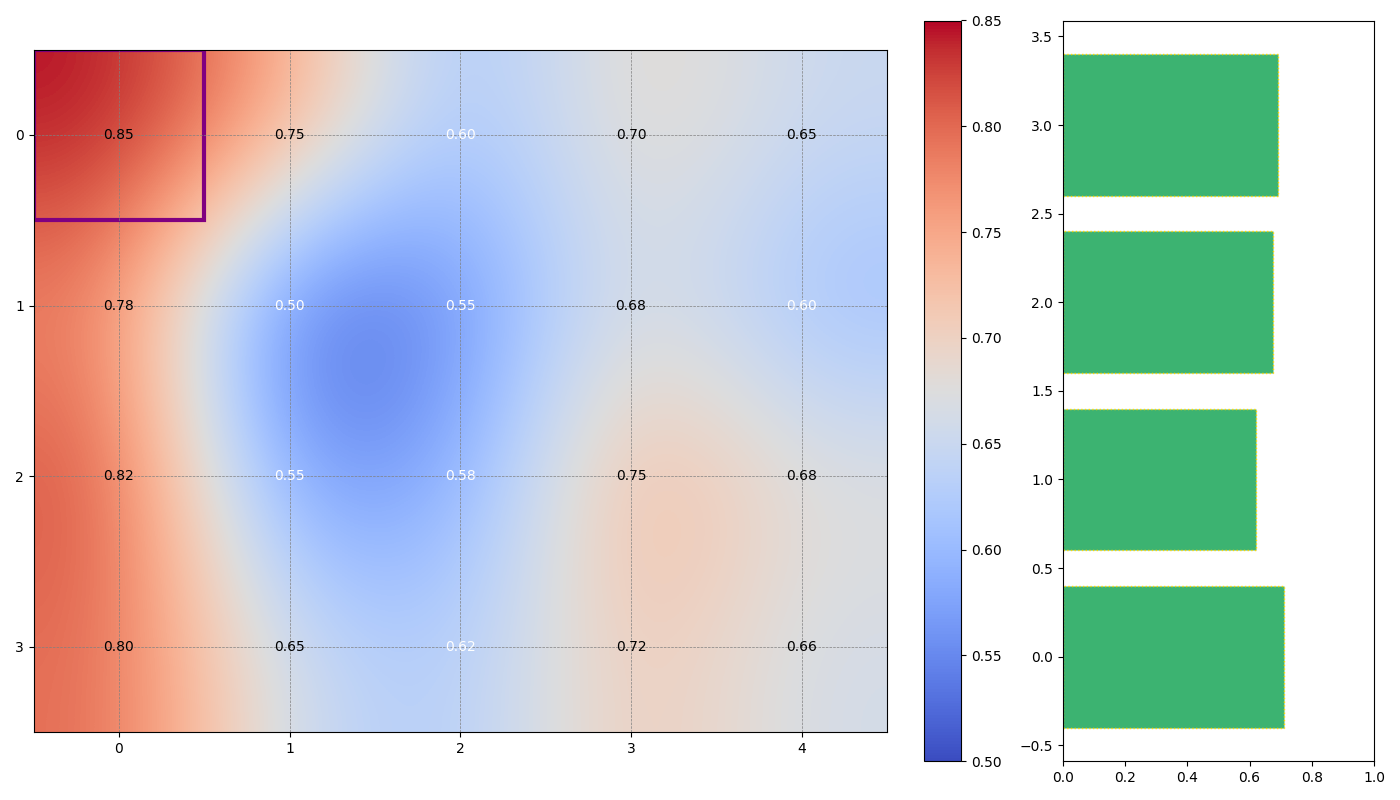

This figure's Python source:
import matplotlib.pyplot as plt
import numpy as np
import matplotlib.patches as mpatches

biodiversity_data = np.array([
    [0.85, 0.75, 0.60, 0.70, 0.65],
    [0.78, 0.50, 0.55, 0.68, 0.60],
    [0.82, 0.55, 0.58, 0.75, 0.68],
    [0.80, 0.65, 0.62, 0.72, 0.66]
])

region_avg = biodiversity_data.mean(axis=1)

fig, (ax1, ax2) = plt.subplots(1, 2, figsize=(14, 8), gridspec_kw={'width_ratios': [3, 1]})

cax = ax1.imshow(biodiversity_data, cmap='coolwarm', aspect='equal', interpolation='bicubic')
fig.colorbar(cax, ax=ax1, fraction=0.046, pad=0.04)

ax1.set_xticks(np.arange(biodiversity_data.shape[1]))
ax1.set_yticks(np.arange(biodiversity_data.shape[0]))

# Annotating cells
for i in range(biodiversity_data.shape[0]):
    for j in range(biodiversity_data.shape[1]):
        value = biodiversity_data[i, j]
        color = 'white' if value < 0.65 else 'black'
        ax1.text(j, i, f'{value:.2f}', ha='center', va='center', color=color)

ax2.barh(np.arange(biodiversity_data.shape[0]), region_avg, color='mediumseagreen', edgecolor='gold', linestyle=':')
ax2.set_xlim(0, 1)

highlight_index = np.argmax(biodiversity_data)
highlight_x, highlight_y = np.unravel_index(highlight_index, biodiversity_data.shape)
highlight_patch = mpatches.Rectangle((highlight_y-0.5, highlight_x-0.5), 1, 1, fill=False, edgecolor='purple', linewidth=3, linestyle='-')
ax1.add_patch(highlight_patch)

ax1.grid(visible=True, linestyle='--', linewidth=0.5, color='gray')

plt.tight_layout()
plt.show()
